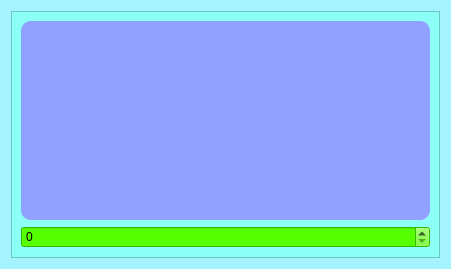
<?xml version="1.0" encoding="UTF-8"?>
<ui version="4.0">
 <class>Form</class>
 <widget class="QWidget" name="Form">
  <property name="geometry">
   <rect>
    <x>0</x>
    <y>0</y>
    <width>451</width>
    <height>269</height>
   </rect>
  </property>
  <property name="windowTitle">
   <string>Form</string>
  </property>
  <property name="styleSheet">
   <string notr="true">background: rgb(164, 243, 255)</string>
  </property>
  <layout class="QGridLayout" name="gridLayout">
   <item row="0" column="0">
    <widget class="QFrame" name="frame">
     <property name="styleSheet">
      <string notr="true">background: rgb(140, 255, 247)
</string>
     </property>
     <property name="frameShape">
      <enum>QFrame::StyledPanel</enum>
     </property>
     <property name="frameShadow">
      <enum>QFrame::Raised</enum>
     </property>
     <layout class="QGridLayout" name="gridLayout_2">
      <item row="0" column="0">
       <widget class="QPlainTextEdit" name="plainTextEdit">
        <property name="styleSheet">
         <string notr="true">background: rgb(146, 161, 255);
border-radius: 10px;</string>
        </property>
       </widget>
      </item>
      <item row="1" column="0">
       <widget class="QSpinBox" name="spinBox">
        <property name="styleSheet">
         <string notr="true">background: rgb(85, 255, 0)</string>
        </property>
       </widget>
      </item>
     </layout>
    </widget>
   </item>
  </layout>
 </widget>
 <resources/>
 <connections/>
</ui>
